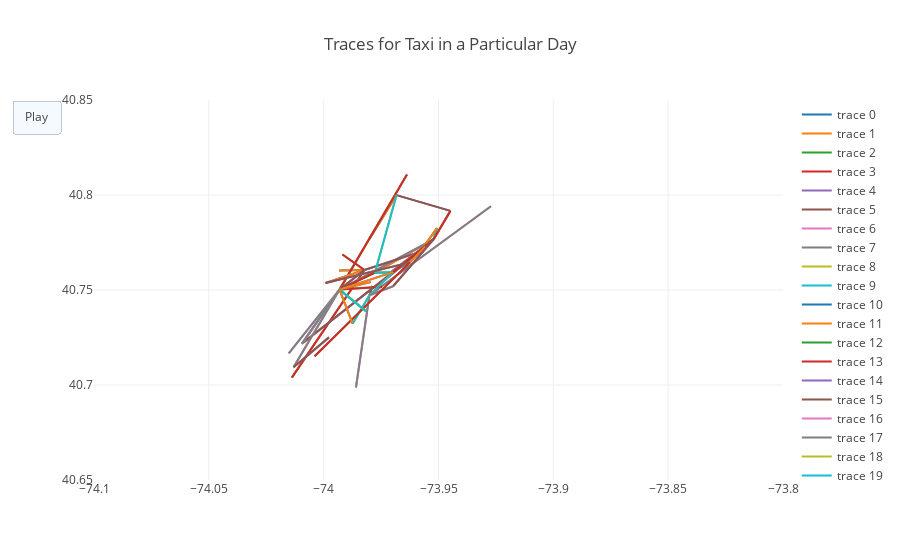

Notebook source saved alongside this figure:
### Code cell
init_notebook_mode(connected=True)

long = []
lat = []
traces = testcases[0]['traces']
for i in range(len(traces)):
    src = findzip.by_zipcode(traces[i]['start_position'])
    dst = findzip.by_zipcode(traces[i]['destination'])
    long.append({'src':src['Longitude'], 'dst': dst['Longitude']})
    lat.append({'src':src['Latitude'], 'dst': dst['Latitude']})

data = []
frames = []
for i in range(len(lat)):
    x = []
    y = []
    xx = []
    yy = []
    s = []
    new_point = True
    N=5
    if long[i]['src'] == long[i]['dst'] or lat[i]['src'] == lat[i]['dst']:
        x = np.linspace(long[i]['src'], long[i]['dst'], 100)
        y = np.linspace(lat[i]['src'], lat[i]['dst'], 100)

        xx=np.linspace(long[i]['src'], long[i]['dst'],N)
        yy = np.linspace(lat[i]['src'], lat[i]['dst'], 100)
    else:
        x = np.linspace(long[i]['src'], long[i]['dst'], 100)
        m = (lat[i]['src'] - lat[i]['dst'])/(long[i]['src']-long[i]['dst'])
        y = m*(x-long[i]['dst']) + lat[i]['dst']

        xx=np.linspace(long[i]['src'], long[i]['dst'],N)
        yy = m*(xx - long[i]['dst']) + lat[i]['dst']


    data.append(dict(x=x, y=y, 
               mode='lines', 
               line=dict(width=2)
              ))
    data.append(dict(x=x, y=y, 
               mode='lines', 
               line=dict(width=2)
              ))

    color = ''
    for k in range(N):
        if new_point:
            r = lambda: randint(0,255)
            color = '#%02X%02X%02X' % (r(),r(),r())
            new_point = False
        frames.append(dict(data=[dict(x=[xx[k]], 
                            y=[yy[k]], 
                            mode='markers', 
                            marker=dict(color=color, size=15)
                            )
                      ])) 
lat_min = 40.65
lat_max = 40.85
lon_min = -74.1
lon_max = -73.8
layout=dict(xaxis=dict(range=[lon_min, lon_max], autorange=False, zeroline=False),
            yaxis=dict(range=[lat_min, lat_max], autorange=False, zeroline=False),
            title='Traces for Taxi in a Particular Day', hovermode='closest',
            updatemenus= [{'type': 'buttons',
                           'buttons': [{'label': 'Play',
                                        'method': 'animate',
                                        'args': [None]}]}])

figure1=dict(data=data, layout=layout,  frames=frames)          
iplot(figure1, 'points_changing_size'+str(time.time()))
